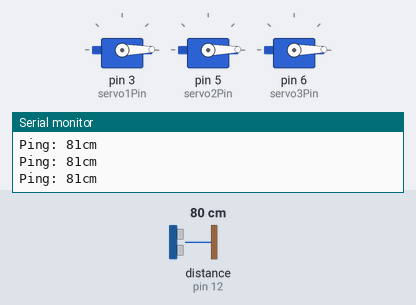
Recording of a sketch running on a simulated Arduino Uno, built with avr-gcc and run on an emulated ATmega328P. Parts: 3 × servo, the last lines printed to the serial monitor. The inputs (shaded band) are chosen by the test bench; at power-on: distance to the obstacle (sensor on pin 12) 80 cm. The echo pulse lasts 58.3 µs per cm.

Above: at 1.2 s.
1.3 s: distance to the obstacle (sensor on pin 12) set to 50 cm
2.8 s: distance to the obstacle (sensor on pin 12) set to 42 cm
At 3.2 s:
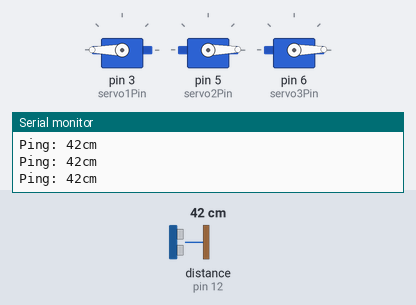
4.3 s: distance to the obstacle (sensor on pin 12) set to 33 cm
5.8 s: distance to the obstacle (sensor on pin 12) set to 26 cm
At 6.1 s:
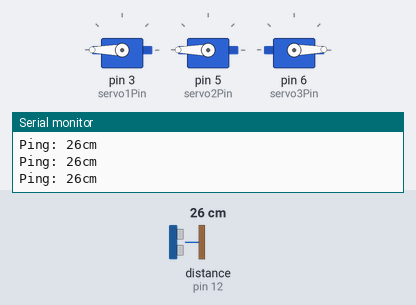
7.3 s: distance to the obstacle (sensor on pin 12) set to 17 cm
8.8 s: distance to the obstacle (sensor on pin 12) set to 14 cm
At 10.1 s:
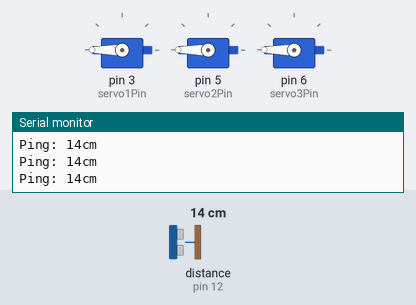
Timing chart, 0 to 11.3 s (numbered marks = the images above; inputs shaded):
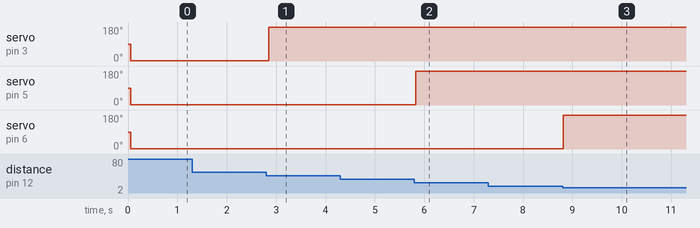

The sketch:

distanceCalculator.ino
```cpp
#include <NewPing.h>
#define TRIGGER_PIN 11
#define ECHO_PIN 12
#define MAX_DISTANCE 5000

NewPing sonar(TRIGGER_PIN, ECHO_PIN, MAX_DISTANCE);

#include <Servo.h>

const int trigPin = 11;
const int echoPin = 12;

long duration;
long distance;

// Declare the Servo pin
int servo1Pin = 3;
// Create a servo object
Servo Servo1;

// Declare the Servo pin
int servo2Pin = 5;
// Create a servo object
Servo Servo2;

// Declare the Servo pin
int servo3Pin = 6;
// Create a servo object
Servo Servo3;

void setup() {
  // put your setup code here, to run once:

  pinMode(trigPin, OUTPUT);
  pinMode(echoPin, INPUT);
  Servo1.attach(servo1Pin);
  Servo2.attach(servo2Pin);
  Servo3.attach(servo3Pin);
  Serial.begin(115200);

}

void loop() {
  // put your main code here, to run repeatedly:

  delay(50);                      // Wait 50ms between pings (about 20 pings/sec). 29ms should be the shortest delay between pings.
  unsigned int uS = sonar.ping(); // Send ping, get ping time in microseconds (uS).
  Serial.print("Ping: ");
  int distance = sonar.convert_cm(uS);
  Serial.print(distance); // Convert ping time to distance and print result (0 = outside set distance range, no ping echo)
  Serial.println("cm");


  if (distance <= 15 && distance > 0){
      Servo1.write(180);
      Servo2.write(180);
      Servo3.write(180);
  }
    else if (distance > 15 && distance <= 30){
    Servo1.write(180);
    Servo2.write(180);
    Servo3.write(1);

  }
  else if (distance > 30 && distance <= 45) {
    Servo1.write(180);
    Servo2.write(1);
    Servo3.write(1);
  }
  else {
    Servo1.write(1);
    Servo2.write(1);
    Servo3.write(1);
  }


}
```

Measured:
- the behaviour switches between 45 and 44 cm on distance to the obstacle (sensor on pin 12) (found by bisection; images 0 and 1)
- the behaviour switches between 31 and 30 cm on distance to the obstacle (sensor on pin 12) (found by bisection; images 1 and 2)
- the behaviour switches between 16 and 15 cm on distance to the obstacle (sensor on pin 12) (found by bisection; images 2 and 3)
- after the input at 2.8 s, servo on pin 3 (servo1Pin): 1° → 180° after 0.05 s
- after the input at 5.8 s, servo on pin 5 (servo2Pin): 1° → 180° at once
- after the input at 8.8 s, servo on pin 6 (servo3Pin): 1° → 180° at once
